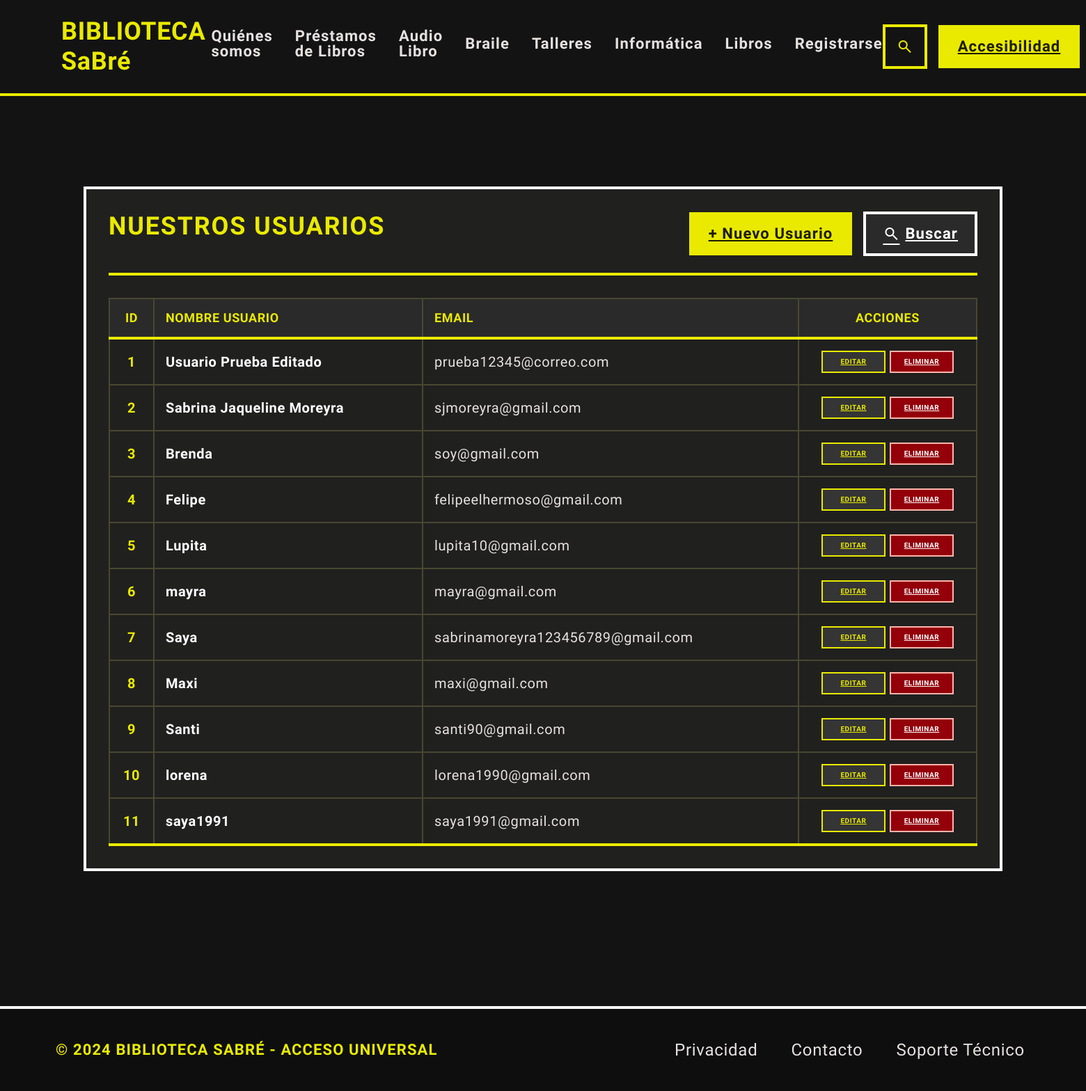
Page /usuarios/ (signed in) on the committed database.
### Administrador/models.py (models this page shows, shortened)
class Usuarios(models.Model):
    nombre_usuario = models.CharField(max_length=30)
    email_usuario = models.EmailField()

### Administrador/views.py (the view)
# urls.py: path('usuarios/', views.mostrar_usuarios, name='usuarios'),
@staff_member_required
def mostrar_usuarios(request):
    usuario = Usuarios.objects.all()
    context = {'usuario': usuario}
    return render(
        request,
        'Administrador/usuarios.html',
        context=context
    )

### templates/Administrador/usuarios.html (shortened to what this page needs)
{% extends "Administrador/index.html" %}
{% load static %}
{% block codigoDinamico %}
<main class="main-content">
    <section class="products-section">
        <div class="products-header">
            <h1 class="section-title uppercase tracking-wider">
                Nuestros Usuarios
            </h1>
            <div class="products-actions">
                <a href="{% url 'crear_usuarios' %}" class="btn-nuevo-libro">
                    + Nuevo Usuario
                </a>
                <a href="{% url 'buscar_usuarios' %}" class="btn-buscar-usuarios">
                    <span class="material-symbols-outlined">
                    </span>
                    Buscar
                </a>
            </div>
        </div>
        <div class="table-container">
            <table class="products-table">
                <thead>
                    <tr>
                        <th class="th-id">ID</th>
                        <th>Nombre Usuario</th>
                        <th>Email</th>
                        <th class="th-acciones">Acciones</th>
                    </tr>
                </thead>
                <tbody>
                    {% for u in usuario %}
                    <tr>
                        <td class="td-id">
                            {{ forloop.counter }}
                        </td>
                        <td class="td-nombre">
                            {{ u.nombre_usuario }}
                        </td>
                        <td>
                            {{ u.email_usuario }}
                        </td>
                        <td class="td-acciones">
                            <div class="action-buttons-group">
                                <a href="{% url 'editar_usuario' u.id %}" class="btn-editar">
                                    Editar
                                </a>
                                <a href="{% url 'eliminar_usuario' u.id %}" class="btn-eliminar">
                                    Eliminar
                                </a>
                            </div>
                        </td>
                    </tr>
                    {% empty %}
                    <tr>
                        <td colspan="4">
                            No hay usuarios disponibles.
                        </td>
                    </tr>
                    {% endfor %}
                </tbody>
            </table>
        </div>
    </section>
</main>
{% endblock codigoDinamico %}

### templates/Administrador/index.html (shortened to what this page needs)
{% load static %}
<!DOCTYPE html>
<html class="dark" lang="es">
<head>
    <link rel="stylesheet" href="{% static 'Administrador/style.css' %}">
</head>
<body class="bg-background text-on-background min-h-screen flex flex-col font-body-lg">
    <header class="header-main">
        <nav aria-label="Main Navigation" class="nav-container">
            <a class="logo-title" href= "{% url 'index' %}">
                BIBLIOTECA SaBré
            </a>
            <div class="nav-links">
                <a class="nav-link" href="{% url 'quienes_somos' %}">Quiénes somos</a>
                <a class="nav-link" href="{% url 'prestamos' %}">Préstamos de Libros</a>
                <a class="nav-link" href="#">Audio Libro</a>
                <a class="nav-link" href="#">Braile</a>
                <a class="nav-link" href="#">Talleres</a>
                <a class="nav-link" href="#">Informática</a>
                <a class="nav-link" href="{% url 'libros' %}">Libros</a>
                <a class="nav-link" href="{% url 'registro' %}">Registrarse</a>
            </div>
            <div class="header-actions">
                <button aria-label="Buscar" class="btn-search-icon" type="button">
                    <span aria-hidden="true" class="material-symbols-outlined icon-fill">search</span>
                </button>
                <a href="{% url 'accesibilidad' %}" class="btn-accessibility">
                Accesibilidad
                </a>
            </div>
        </nav>
    </header>
    {% block codigoDinamico %}{% endblock codigoDinamico %}
    <footer class="footer-main">
        <div class="footer-container">
            <div class="footer-copyright">© 2024 BIBLIOTECA SABRÉ - ACCESO UNIVERSAL</div>
            <nav aria-label="Footer Links" class="footer-nav">
                <a class="footer-link" href="#">Privacidad</a>
                <a class="footer-link" href="#">Contacto</a>
                <a class="footer-link" href="#">Soporte Técnico</a>
            </nav>
        </div>
    </footer>
</body>
</html>

### rows in the picture
Usuarios: nombre_usuario "Usuario Prueba Editado", email_usuario "prueba12345@correo.com"
Usuarios: nombre_usuario "Sabrina Jaqueline Moreyra", email_usuario "sjmoreyra@gmail.com"
Usuarios: nombre_usuario "Brenda", email_usuario "soy@gmail.com"
Usuarios: nombre_usuario "Felipe", email_usuario "felipeelhermoso@gmail.com"
Usuarios: nombre_usuario "Lupita", email_usuario "lupita10@gmail.com"
Usuarios: nombre_usuario "mayra", email_usuario "mayra@gmail.com"
Usuarios: nombre_usuario "Saya", email_usuario "sabrinamoreyra123456789@gmail.com"
Usuarios: nombre_usuario "Maxi", email_usuario "maxi@gmail.com"
Usuarios: nombre_usuario "Santi", email_usuario "santi90@gmail.com"
Usuarios: nombre_usuario "lorena", email_usuario "lorena1990@gmail.com"
Usuarios: nombre_usuario "saya1991", email_usuario "saya1991@gmail.com"
